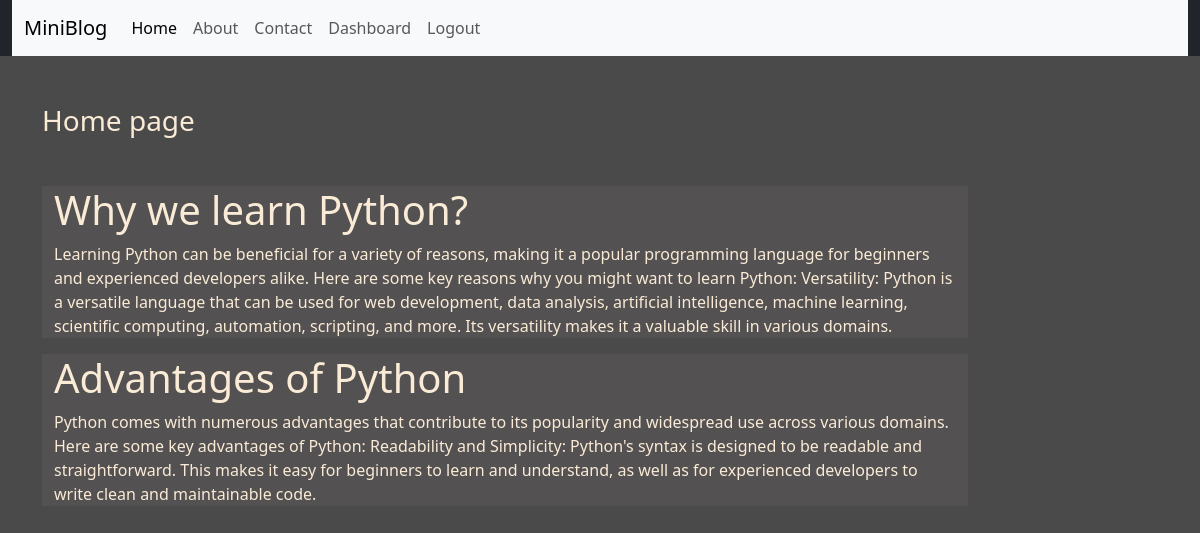
The app's page / (signed in) with its own data.
### blog/models.py (models this page shows)
class Post(models.Model):
    title = models.CharField(max_length=200)
    description = models.TextField()

### blog/views.py (the view)
# urls.py: path('', views.home),
def home(request):
    posts = Post.objects.all()
    return render(request, 'blog/home.html', {'posts': posts})

### blog/templates/blog/home.html
{% extends 'blog/base.html' %}
{% load static %}
{% block content %}
    <div class="col-sm-10">
        <h3 class="my-5">Home page</h3>
        {% for post in posts %}
          <div class="jumbotron jumbotron-fluid jumbo-color">
              <div class="container">
                  <h3 class="display-6 font-weight-bold">{{post.title}}</h3>
                  <p>{{post.description}}</p>
              </div>
            </div>
        {% endfor %}
    </div>
{% endblock content %}

### blog/static/blog/css/style.css (style rules this page uses)
body { background-color: rgb(75, 74, 74); color:antiquewhite; }
.jumbo-color { background-color: rgb(83, 81, 81); }

### records on screen
Post: title "Why we learn Python?", description "Learning Python can be beneficial for a variety of reasons, making it a popular programming language for beginners and experienced developers alike. Here are some key reasons why you might want to learn Python: Versatility: Python is a versatile language that can be used for web development, data analysis, artificial intelligence, machine learning, scientific computing, automation, scripting, and more. Its versatility makes it a valuable skill in various domains."
Post: title "Advantages of Python", description "Python comes with numerous advantages that contribute to its popularity and widespread use across various domains. Here are some key advantages of Python: Readability and Simplicity: Python's syntax is designed to be readable and straightforward. This makes it easy for beginners to learn and understand, as well as for experienced developers to write clean and maintainable code."
